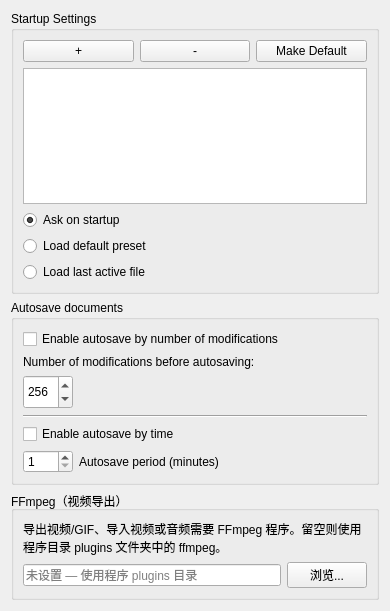
<?xml version="1.0" encoding="UTF-8"?>
<ui version="4.0">
 <class>FilesPage</class>
 <widget class="QWidget" name="FilesPage">
  <property name="geometry">
   <rect>
    <x>0</x>
    <y>0</y>
    <width>390</width>
    <height>611</height>
   </rect>
  </property>
  <layout class="QVBoxLayout" name="verticalLayout_2">
   <item>
    <widget class="QGroupBox" name="startupBox">
     <property name="title">
      <string>Startup Settings</string>
     </property>
     <layout class="QVBoxLayout" name="verticalLayout">
      <item>
       <layout class="QHBoxLayout" name="presetControls">
        <item>
         <widget class="QPushButton" name="addPreset">
          <property name="toolTip">
           <string>Saving the current project as a preset</string>
          </property>
          <property name="whatsThis">
           <string>Saving the current project as a preset</string>
          </property>
          <property name="text">
           <string>+</string>
          </property>
         </widget>
        </item>
        <item>
         <widget class="QPushButton" name="removePreset">
          <property name="text">
           <string>-</string>
          </property>
         </widget>
        </item>
        <item>
         <widget class="QPushButton" name="setDefaultPreset">
          <property name="text">
           <string>Make Default</string>
          </property>
         </widget>
        </item>
       </layout>
      </item>
      <item>
       <widget class="QListWidget" name="presetListWidget">
        <property name="sortingEnabled">
         <bool>false</bool>
        </property>
       </widget>
      </item>
      <item>
       <widget class="QRadioButton" name="askPresetRbtn">
        <property name="text">
         <string>Ask on startup</string>
        </property>
        <property name="checked">
         <bool>true</bool>
        </property>
        <attribute name="buttonGroup">
         <string notr="true">startupGroup</string>
        </attribute>
       </widget>
      </item>
      <item>
       <widget class="QRadioButton" name="loadDefaultPresetRbtn">
        <property name="text">
         <string>Load default preset</string>
        </property>
        <property name="checked">
         <bool>false</bool>
        </property>
        <attribute name="buttonGroup">
         <string notr="true">startupGroup</string>
        </attribute>
       </widget>
      </item>
      <item>
       <widget class="QRadioButton" name="loadLastActiveRbtn">
        <property name="text">
         <string>Load last active file</string>
        </property>
        <attribute name="buttonGroup">
         <string notr="true">startupGroup</string>
        </attribute>
       </widget>
      </item>
     </layout>
    </widget>
   </item>
   <item>
    <widget class="QGroupBox" name="autosaveBox">
     <property name="title">
      <string comment="Preference">Autosave documents</string>
     </property>
     <layout class="QVBoxLayout" name="lay">
      <item>
       <widget class="QCheckBox" name="autosaveCheckBox">
        <property name="text">
         <string comment="Preference">Enable autosave by number of modifications</string>
        </property>
       </widget>
      </item>
      <item>
       <widget class="QLabel" name="autosaveNumberLabel">
        <property name="text">
         <string comment="Preference">Number of modifications before autosaving:</string>
        </property>
       </widget>
      </item>
      <item>
       <widget class="QSpinBox" name="autosaveNumberBox">
        <property name="minimumSize">
         <size>
          <width>50</width>
          <height>34</height>
         </size>
        </property>
        <property name="maximumSize">
         <size>
          <width>50</width>
          <height>16777215</height>
         </size>
        </property>
        <property name="minimum">
         <number>4</number>
        </property>
        <property name="maximum">
         <number>8192</number>
        </property>
        <property name="value">
         <number>256</number>
        </property>
       </widget>
      </item>
      <item>
       <widget class="Line" name="line">
        <property name="orientation">
         <enum>Qt::Orientation::Horizontal</enum>
        </property>
       </widget>
      </item>
      <item>
       <widget class="QCheckBox" name="autosaveByTimeCheckBox">
        <property name="text">
         <string>Enable autosave by time</string>
        </property>
       </widget>
      </item>
      <item>
       <layout class="QHBoxLayout" name="horizontalLayout_2">
        <item>
         <widget class="QSpinBox" name="autosaveByTimeNumberBox">
          <property name="maximumSize">
           <size>
            <width>50</width>
            <height>16777215</height>
           </size>
          </property>
          <property name="minimum">
           <number>1</number>
          </property>
          <property name="maximum">
           <number>300</number>
          </property>
         </widget>
        </item>
        <item>
         <widget class="QLabel" name="autosaveByTimeLabel">
          <property name="text">
           <string>Autosave period (minutes)</string>
          </property>
         </widget>
        </item>
       </layout>
      </item>
     </layout>
    </widget>
   </item>
   <item>
    <widget class="QGroupBox" name="ffmpegBox">
     <property name="title">
      <string>FFmpeg（视频导出）</string>
     </property>
     <layout class="QVBoxLayout" name="ffmpegLayout">
      <item>
       <widget class="QLabel" name="ffmpegHintLabel">
        <property name="text">
         <string>导出视频/GIF、导入视频或音频需要 FFmpeg 程序。留空则使用程序目录 plugins 文件夹中的 ffmpeg。</string>
        </property>
        <property name="wordWrap">
         <bool>true</bool>
        </property>
       </widget>
      </item>
      <item>
       <layout class="QHBoxLayout" name="ffmpegPathRow">
        <item>
         <widget class="QLineEdit" name="ffmpegPathEdit">
          <property name="placeholderText">
           <string>未设置 — 使用程序 plugins 目录</string>
          </property>
          <property name="clearButtonEnabled">
           <bool>true</bool>
          </property>
         </widget>
        </item>
        <item>
         <widget class="QPushButton" name="ffmpegBrowseBtn">
          <property name="text">
           <string>浏览...</string>
          </property>
         </widget>
        </item>
       </layout>
      </item>
     </layout>
    </widget>
   </item>
   <item>
    <spacer name="verticalSpacer">
     <property name="orientation">
      <enum>Qt::Orientation::Vertical</enum>
     </property>
     <property name="sizeHint" stdset="0">
      <size>
       <width>0</width>
       <height>0</height>
      </size>
     </property>
    </spacer>
   </item>
  </layout>
 </widget>
 <resources/>
 <connections/>
 <buttongroups>
  <buttongroup name="startupGroup"/>
 </buttongroups>
</ui>
